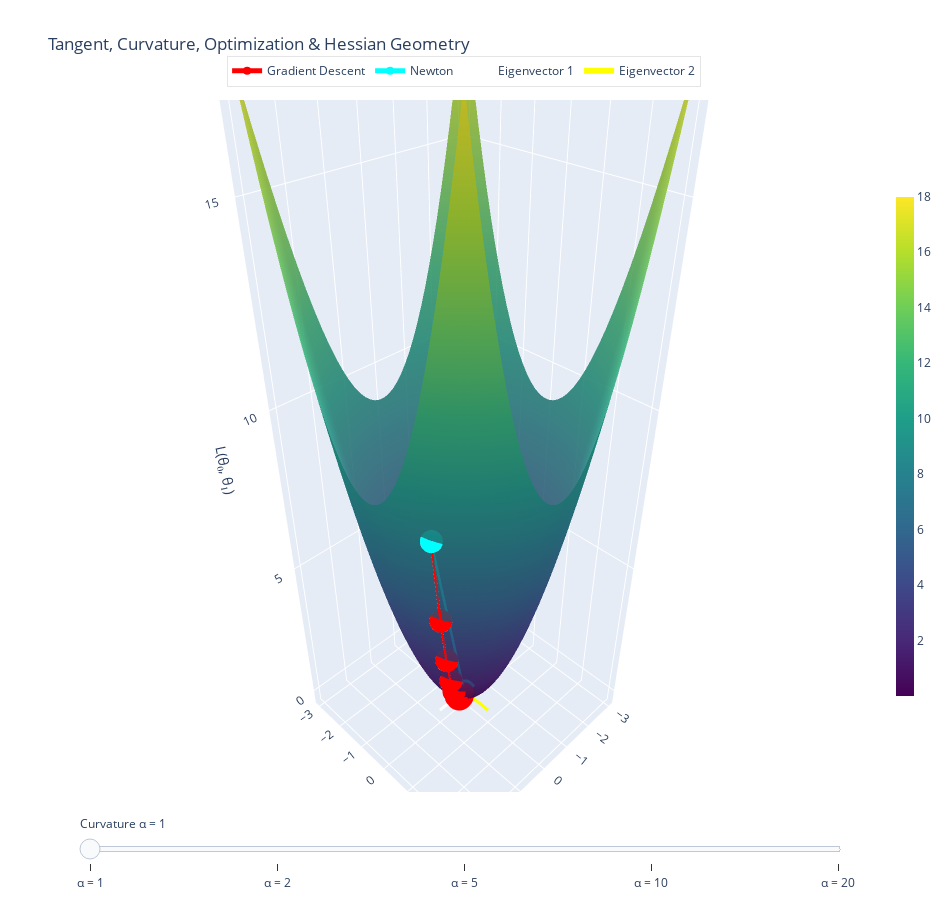

Write notebook code for a chart like this one.
### Code cell
import torch
import numpy as np
import plotly.graph_objects as go

# -----------------------------
# Parameters
# -----------------------------
n = 40
alpha_values = [1, 2, 5, 10, 20]   # curvature slider
lr = 0.1
steps = 15
start = torch.tensor([2.5, 1.5])

# -----------------------------
# Grid
# -----------------------------
a0 = torch.linspace(-3, 3, n)
a1 = torch.linspace(-3, 3, n)
A0, A1 = torch.meshgrid(a0, a1, indexing="ij")

# -----------------------------
# Optimization paths
# -----------------------------
def gradient_descent(alpha):
    theta = start.clone().requires_grad_(True)
    path = []
    for _ in range(steps):
        L = theta[0]**2 + alpha * theta[1]**2
        L.backward()
        with torch.no_grad():
            path.append(theta.clone())
            theta -= lr * theta.grad
            theta.grad.zero_()
    return torch.stack(path)

def newton_method(alpha):
    theta = start.clone()
    H = torch.tensor([[2., 0.], [0., 2*alpha]])
    Hinv = torch.inverse(H)
    path = []
    for _ in range(steps):
        grad = torch.tensor([2*theta[0], 2*alpha*theta[1]])
        path.append(theta.clone())
        theta -= Hinv @ grad
    return torch.stack(path)

# -----------------------------
# Figure frames (slider)
# -----------------------------
frames = []

for alpha in alpha_values:
    Z = A0**2 + alpha * A1**2

    # Optimization paths
    gd = gradient_descent(alpha)
    nt = newton_method(alpha)

    # Hessian eigenvectors
    H = torch.tensor([[2., 0.], [0., 2*alpha]])
    eigvals, eigvecs = torch.linalg.eig(H)

    frames.append(go.Frame(
        name=f"α = {alpha}",
        data=[
            # Surface
            go.Surface(
                x=A0.numpy(), y=A1.numpy(), z=Z.numpy(),
                colorscale="Viridis", opacity=0.85,
                colorbar=dict(
                    x=1.05,
                    len=0.75,
                    thickness=18
                )
            ),
            # Gradient descent path
            go.Scatter3d(
                x=gd[:,0], y=gd[:,1],
                z=(gd[:,0]**2 + alpha*gd[:,1]**2),
                mode="lines+markers",
                line=dict(color="red", width=5),
                name="Gradient Descent"
            ),
            # Newton path
            go.Scatter3d(
                x=nt[:,0], y=nt[:,1],
                z=(nt[:,0]**2 + alpha*nt[:,1]**2),
                mode="lines+markers",
                line=dict(color="cyan", width=5),
                name="Newton"
            ),
            # Hessian eigenvectors
            go.Scatter3d(
                x=[0, eigvecs[0,0].real],
                y=[0, eigvecs[1,0].real],
                z=[0, 0],
                mode="lines",
                line=dict(color="white", width=6),
                name="Eigenvector 1"
            ),
            go.Scatter3d(
                x=[0, eigvecs[0,1].real],
                y=[0, eigvecs[1,1].real],
                z=[0, 0],
                mode="lines",
                line=dict(color="yellow", width=6),
                name="Eigenvector 2"
            )
        ]
    ))

# -----------------------------
# Initial figure
# -----------------------------
fig = go.Figure(
    data=frames[0].data,
    frames=frames
)

# -----------------------------
# Slider
# -----------------------------
fig.update_layout(
    title="Tangent, Curvature, Optimization & Hessian Geometry",
    scene=dict(
        xaxis_title="θ₀",
        yaxis_title="θ₁",
        zaxis_title="L(θ₀, θ₁)"
    ),
    sliders=[{
        "steps": [
            {"args": [[f.name], {"frame": {"duration": 0}}], "label": f.name, "method": "animate"}
            for f in frames
        ],
        "currentvalue": {"prefix": "Curvature "}
    }],
    legend=dict(
        x=0.5,
        y=1.02,
        xanchor="center",
        yanchor="bottom",
        orientation="h",
        bgcolor="rgba(255,255,255,0.85)",  # opaque enough to cover colorbar
        bordercolor="black",
        borderwidth=0.1
    ),
    width=950,
    height=900
)

fig.show()

### Figure 1 — Plotly figure (JSON) as saved in the notebook; plotly's stock layout.template omitted (floating-point values rounded to 4 significant figures; data arrays with more than 128 entries replaced by an {"elided": "..."} marker saying what was removed)
{"data": [{"colorbar": {"len": 0.75, "thickness": 18, "x": 1.05}, "colorscale": [[0, "#440154"], [0.1111, "#482878"], [0.2222, "#3e4989"], [0.3333, "#31688e"], [0.4444, "#26828e"], [0.5556, "#1f9e89"], [0.6667, "#35b779"], [0.7778, "#6ece58"], [0.8889, "#b5de2b"], [1, "#fde725"]], "opacity": 0.85, "type": "surface", "x": {"elided": "40x40 float values"}, "y": {"elided": "40x40 float values"}, "z": {"elided": "40x40 float values"}}, {"line": {"color": "red", "width": 5}, "mode": "lines+markers", "name": "Gradient Descent", "type": "scatter3d", "x": [2.5, 2.0, 1.6, 1.28, 1.024, 0.8192, 0.6554, 0.5243, 0.4194, 0.3355, 0.2684, 0.2147, 0.1718, 0.1374, 0.11], "y": [1.5, 1.2, 0.96, 0.768, 0.6144, 0.4915, 0.3932, 0.3146, 0.2517, 0.2013, 0.1611, 0.1288, 0.1031, 0.08246, 0.06597], "z": [8.5, 5.44, 3.482, 2.228, 1.426, 0.9127, 0.5841, 0.3738, 0.2393, 0.1531, 0.098, 0.06272, 0.04014, 0.02569, 0.01644]}, {"line": {"color": "cyan", "width": 5}, "mode": "lines+markers", "name": "Newton", "type": "scatter3d", "x": [2.5, 0.0, 0.0, 0.0, 0.0, 0.0, 0.0, 0.0, 0.0, 0.0, 0.0, 0.0, 0.0, 0.0, 0.0], "y": [1.5, 0.0, 0.0, 0.0, 0.0, 0.0, 0.0, 0.0, 0.0, 0.0, 0.0, 0.0, 0.0, 0.0, 0.0], "z": [8.5, 0.0, 0.0, 0.0, 0.0, 0.0, 0.0, 0.0, 0.0, 0.0, 0.0, 0.0, 0.0, 0.0, 0.0]}, {"line": {"color": "white", "width": 6}, "mode": "lines", "name": "Eigenvector 1", "type": "scatter3d", "x": [0, 1], "y": [0, 0], "z": [0, 0]}, {"line": {"color": "yellow", "width": 6}, "mode": "lines", "name": "Eigenvector 2", "type": "scatter3d", "x": [0, 0], "y": [0, 1], "z": [0, 0]}], "layout": {"height": 900, "legend": {"bgcolor": "rgba(255,255,255,0.85)", "bordercolor": "black", "borderwidth": 0.1, "orientation": "h", "x": 0.5, "xanchor": "center", "y": 1.02, "yanchor": "bottom"}, "scene": {"xaxis": {"title": {"text": "θ₀"}}, "yaxis": {"title": {"text": "θ₁"}}, "zaxis": {"title": {"text": "L(θ₀, θ₁)"}}}, "sliders": [{"currentvalue": {"prefix": "Curvature "}, "steps": [{"args": [["α = 1"], {"frame": {"duration": 0}}], "label": "α = 1", "method": "animate"}, {"args": [["α = 2"], {"frame": {"duration": 0}}], "label": "α = 2", "method": "animate"}, {"args": [["α = 5"], {"frame": {"duration": 0}}], "label": "α = 5", "method": "animate"}, {"args": [["α = 10"], {"frame": {"duration": 0}}], "label": "α = 10", "method": "animate"}, {"args": [["α = 20"], {"frame": {"duration": 0}}], "label": "α = 20", "method": "animate"}]}], "title": {"text": "Tangent, Curvature, Optimization & Hessian Geometry"}, "width": 950}}
